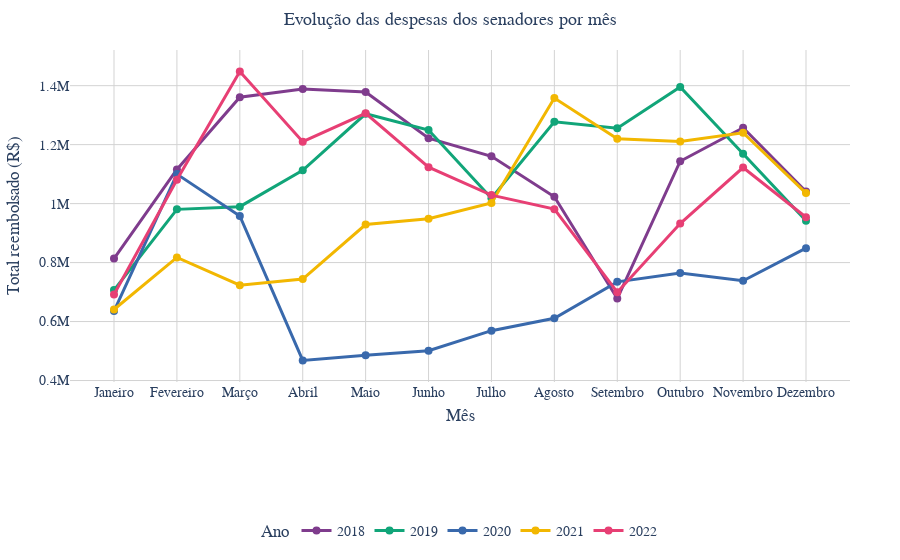

This figure's notebook cell:
### Markdown cell above
### 2.3 Distribuição mensal de gastos
   **Pergunta:** Como as despesas dos senadores variam ao longo dos meses de cada ano?  
   **Hipótese:** Pode haver uma sazonalidade nos gastos, com meses de maior gasto, como aqueles próximos às eleições ou períodos de maior atividade parlamentar.

### Code cell
# Agrupar os dados por ANO e MES, somando os valores reembolsados
df_mensal = df_ceaps_limpo.groupby(['ANO', 'MES'])['VALOR_REEMBOLSADO'].sum().reset_index()

# Converter 'MES' para categórico com a ordem correta dos meses
meses_ordem = ['Janeiro', 'Fevereiro', 'Março', 'Abril', 'Maio', 'Junho', 'Julho', 'Agosto', 'Setembro', 'Outubro', 'Novembro', 'Dezembro']
df_mensal['MES'] = pd.Categorical(df_mensal['MES'], categories=meses_ordem, ordered=True)

# Converter 'ANO' para categórico com a ordem correta dos anos
anos_ordem = sorted(df_mensal['ANO'].unique())
df_mensal['ANO'] = pd.Categorical(df_mensal['ANO'], categories=anos_ordem, ordered=True)

# Ordenar o DataFrame pelas novas colunas categóricas
df_mensal = df_mensal.sort_values(['ANO', 'MES'])

fig = px.line(
    df_mensal, 
    x='MES', 
    y='VALOR_REEMBOLSADO', 
    color='ANO', 
    title="Evolução das despesas dos senadores por mês",
    markers=True,
    labels={'VALOR_REEMBOLSADO': 'Total Reembolsado (R$)', 'MES': 'Mês'},
    color_discrete_sequence=px.colors.qualitative.Bold  # Paleta Dark24 para diferenciar anos
)

# Ajustar layout para manter um padrão
fig.update_layout(
    title=dict(text="Evolução das despesas dos senadores por mês", x=0.5, font=dict(size=18, family="Arial, sans-serif")),
    xaxis=dict(title="Mês", showgrid=True, gridcolor="lightgrey", title_standoff=10),  # Adiciona espaço abaixo do título do eixo X
    yaxis=dict(title="Total reembolsado (R$)", showgrid=True, gridcolor="lightgrey"),
    template="plotly_white",
    font=dict(family="Arial, sans-serif", size=14),
    legend=dict(title="Ano", orientation="h", yanchor="top", y=-0.4, xanchor="center", x=0.5),  # Move a legenda mais para baixo
    margin=dict(l=50, r=50, t=50, b=70),  # Aumenta a margem inferior para evitar sobreposição
    plot_bgcolor="rgba(0,0,0,0)",
)

# Ajustar espessura da linha e marcadores para combinar com o outro gráfico
fig.update_traces(
    line=dict(width=3),
    marker=dict(size=8, symbol="circle"),
    hovertemplate="Mês: %{x}<br>Reembolso: R$%{y:,.2f}<br>Ano: %{legendgroup}"
)

fig.show()

### Figure 1 — Plotly figure (JSON) as saved in the notebook; plotly's stock layout.template omitted (floating-point values rounded to 4 significant figures)
{"data": [{"hovertemplate": "Mês: %{x}<br>Reembolso: R$%{y:,.2f}<br>Ano: %{legendgroup}", "legendgroup": "2018", "line": {"color": "rgb(127, 60, 141)", "dash": "solid", "width": 3}, "marker": {"size": 8, "symbol": "circle"}, "mode": "lines+markers", "name": "2018", "orientation": "v", "showlegend": true, "type": "scatter", "x": ["Janeiro", "Fevereiro", "Março", "Abril", "Maio", "Junho", "Julho", "Agosto", "Setembro", "Outubro", "Novembro", "Dezembro"], "xaxis": "x", "y": [813600.0, 1116000.0, 1361000.0, 1389000.0, 1378000.0, 1222000.0, 1160000.0, 1023000.0, 678200.0, 1144000.0, 1257000.0, 1041000.0], "yaxis": "y"}, {"hovertemplate": "Mês: %{x}<br>Reembolso: R$%{y:,.2f}<br>Ano: %{legendgroup}", "legendgroup": "2019", "line": {"color": "rgb(17, 165, 121)", "dash": "solid", "width": 3}, "marker": {"size": 8, "symbol": "circle"}, "mode": "lines+markers", "name": "2019", "orientation": "v", "showlegend": true, "type": "scatter", "x": ["Janeiro", "Fevereiro", "Março", "Abril", "Maio", "Junho", "Julho", "Agosto", "Setembro", "Outubro", "Novembro", "Dezembro"], "xaxis": "x", "y": [706800.0, 980500.0, 989700.0, 1113000.0, 1305000.0, 1250000.0, 1018000.0, 1278000.0, 1255000.0, 1396000.0, 1169000.0, 942000.0], "yaxis": "y"}, {"hovertemplate": "Mês: %{x}<br>Reembolso: R$%{y:,.2f}<br>Ano: %{legendgroup}", "legendgroup": "2020", "line": {"color": "rgb(57, 105, 172)", "dash": "solid", "width": 3}, "marker": {"size": 8, "symbol": "circle"}, "mode": "lines+markers", "name": "2020", "orientation": "v", "showlegend": true, "type": "scatter", "x": ["Janeiro", "Fevereiro", "Março", "Abril", "Maio", "Junho", "Julho", "Agosto", "Setembro", "Outubro", "Novembro", "Dezembro"], "xaxis": "x", "y": [635400.0, 1100000.0, 958100.0, 468300.0, 486100.0, 500800.0, 569100.0, 611100.0, 734600.0, 764600.0, 738200.0, 849000.0], "yaxis": "y"}, {"hovertemplate": "Mês: %{x}<br>Reembolso: R$%{y:,.2f}<br>Ano: %{legendgroup}", "legendgroup": "2021", "line": {"color": "rgb(242, 183, 1)", "dash": "solid", "width": 3}, "marker": {"size": 8, "symbol": "circle"}, "mode": "lines+markers", "name": "2021", "orientation": "v", "showlegend": true, "type": "scatter", "x": ["Janeiro", "Fevereiro", "Março", "Abril", "Maio", "Junho", "Julho", "Agosto", "Setembro", "Outubro", "Novembro", "Dezembro"], "xaxis": "x", "y": [641000.0, 817400.0, 723400.0, 744200.0, 929000.0, 948600.0, 1002000.0, 1358000.0, 1220000.0, 1211000.0, 1240000.0, 1036000.0], "yaxis": "y"}, {"hovertemplate": "Mês: %{x}<br>Reembolso: R$%{y:,.2f}<br>Ano: %{legendgroup}", "legendgroup": "2022", "line": {"color": "rgb(231, 63, 116)", "dash": "solid", "width": 3}, "marker": {"size": 8, "symbol": "circle"}, "mode": "lines+markers", "name": "2022", "orientation": "v", "showlegend": true, "type": "scatter", "x": ["Janeiro", "Fevereiro", "Março", "Abril", "Maio", "Junho", "Julho", "Agosto", "Setembro", "Outubro", "Novembro", "Dezembro"], "xaxis": "x", "y": [691900.0, 1081000.0, 1448000.0, 1210000.0, 1306000.0, 1124000.0, 1029000.0, 981200.0, 699700.0, 932500.0, 1122000.0, 953600.0], "yaxis": "y"}], "layout": {"font": {"family": "Arial, sans-serif", "size": 14}, "legend": {"orientation": "h", "title": {"text": "Ano"}, "tracegroupgap": 0, "x": 0.5, "xanchor": "center", "y": -0.4, "yanchor": "top"}, "margin": {"b": 70, "l": 50, "r": 50, "t": 50}, "plot_bgcolor": "rgba(0,0,0,0)", "title": {"font": {"family": "Arial, sans-serif", "size": 18}, "text": "Evolução das despesas dos senadores por mês", "x": 0.5}, "xaxis": {"anchor": "y", "domain": [0, 1], "gridcolor": "lightgrey", "showgrid": true, "title": {"standoff": 10, "text": "Mês"}}, "yaxis": {"anchor": "x", "domain": [0, 1], "gridcolor": "lightgrey", "showgrid": true, "title": {"text": "Total reembolsado (R$)"}}}}
